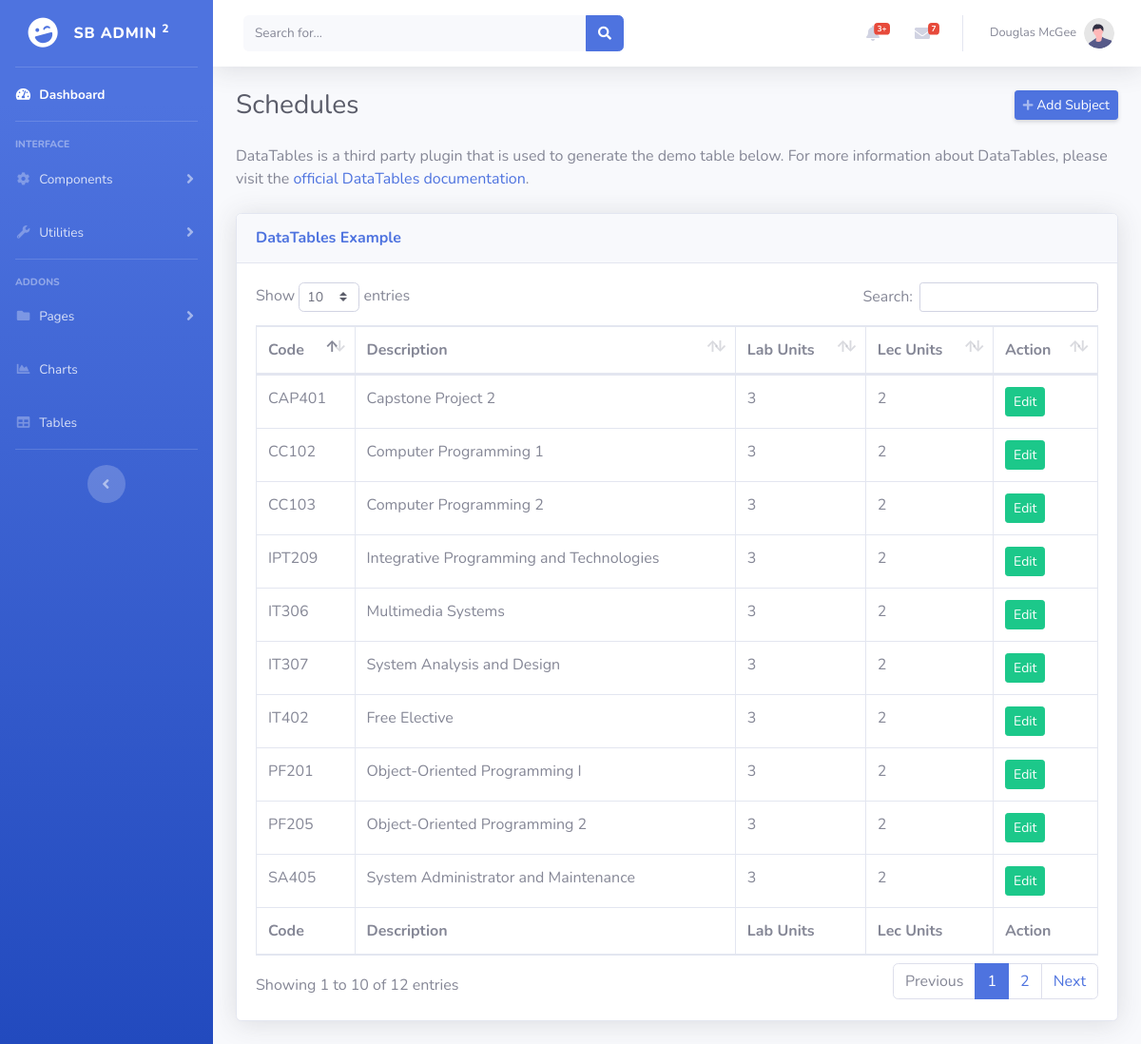
Page /admin/subject-table.php on the committed database.
### tables this page shows
CREATE TABLE `tbl_subject` (
  `sbj_id` int(10) NOT NULL,
  `sbj_code` varchar(20) NOT NULL,
  `sbj_desc` varchar(300) NOT NULL,
  `lab_units` int(10) NOT NULL,
  `lec_units` int(10) NOT NULL
);

### admin/subject-table.php (the view, shortened to what this page needs)
<?php
include_once '../templates/header.php';
?>
                <div class="container-fluid">
                <div class="d-sm-flex align-items-center justify-content-between mb-4">
                        <h1 class="h3 mb-0 text-gray-800">Schedules</h1>
                        <a href="add-subject.php" class="d-none d-sm-inline-block btn btn-sm btn-primary shadow-sm"><i
                                class="fas fa-plus fa-sm text-white-50"></i> Add Subject</a>
                    </div>
                    <p class="mb-4">DataTables is a third party plugin that is used to generate the demo table below.
                        For more information about DataTables, please visit the <a target="_blank"
                            href="https://datatables.net">official DataTables documentation</a>.</p>
                    <div class="card shadow mb-4">
                        <div class="card-header py-3">
                            <h6 class="m-0 font-weight-bold text-primary">DataTables Example</h6>
                        </div>
                        <div class="card-body">
                            <div class="table-responsive">
                                <table class="table table-bordered" id="dataTable" width="100%" cellspacing="0">
                                    <thead>
                                        <tr>
                                        <th>Code</th>
                                        <th>Description</th>
                                        <th>Lab Units</th>
                                        <th>Lec Units</th>
                                        <th>Action</th>
                                        </tr>
                                    </thead>
                                    <tfoot>
                                        <tr>
                                        <th>Code</th>
                                        <th>Description</th>
                                        <th>Lab Units</th>
                                        <th>Lec Units</th>
                                        <th>Action</th>
                                        </tr>
                                    </tfoot>
                                    <tbody>
                                    <?php
                                        $database = new Connection();
                                        $db = $database->open();
                                        try{
                                            $sql = 'SELECT * FROM tbl_subject ORDER BY sbj_code ASC';
                                            foreach ($db->query($sql) as $row) {
                                            ?>
                                                <tr>
                                                    <td><?php echo $row["sbj_code"]?></td>
                                                    <td><?php echo $row["sbj_desc"]?></td>
                                                    <td><?php echo $row["lab_units"]?></td>
                                                    <td><?php echo $row["lec_units"]?></td>
                                                    <td>
                                                    <a href="#edit_<?php echo $row['sbj_id']; ?>" class="btn btn-success btn-sm" data-toggle="modal"><span class="glyphicon glyphicon-edit"></span> Edit</a>
                                                    </td>
                                                </tr>
                                                <?php
                                            }
                                        }
                                        catch(PDOException $e){
                                            echo "There is some problem in connection: " . $e->getMessage();
                                        }
                                    ?>
                                    </tbody>
                                </table>
                            </div>
                        </div>
                    </div>
                </div>
<?php
include_once '../templates/footer.php';
?>

### rows in the picture
tbl_subject: sbj_code "CAP401", sbj_desc "Capstone Project 2", lab_units "3", lec_units "2"
tbl_subject: sbj_code "CC102", sbj_desc "Computer Programming 1", lab_units "3", lec_units "2"
tbl_subject: sbj_code "CC103", sbj_desc "Computer Programming 2", lab_units "3", lec_units "2"
tbl_subject: sbj_code "IPT209", sbj_desc "Integrative Programming and Technologies", lab_units "3", lec_units "2"
tbl_subject: sbj_code "IT306", sbj_desc "Multimedia Systems", lab_units "3", lec_units "2"
tbl_subject: sbj_code "IT307", sbj_desc "System Analysis and Design", lab_units "3", lec_units "2"
tbl_subject: sbj_code "IT402", sbj_desc "Free Elective", lab_units "3", lec_units "2"
tbl_subject: sbj_code "PF201", sbj_desc "Object-Oriented Programming I", lab_units "3", lec_units "2"
tbl_subject: sbj_code "PF205", sbj_desc "Object-Oriented Programming 2", lab_units "3", lec_units "2"
tbl_subject: sbj_code "SA405", sbj_desc "System Administrator and Maintenance", lab_units "3", lec_units "2"
